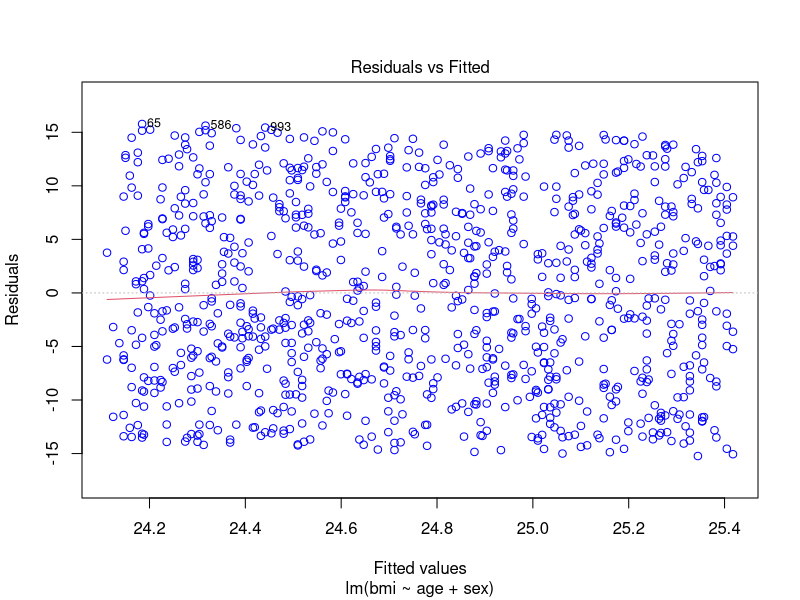
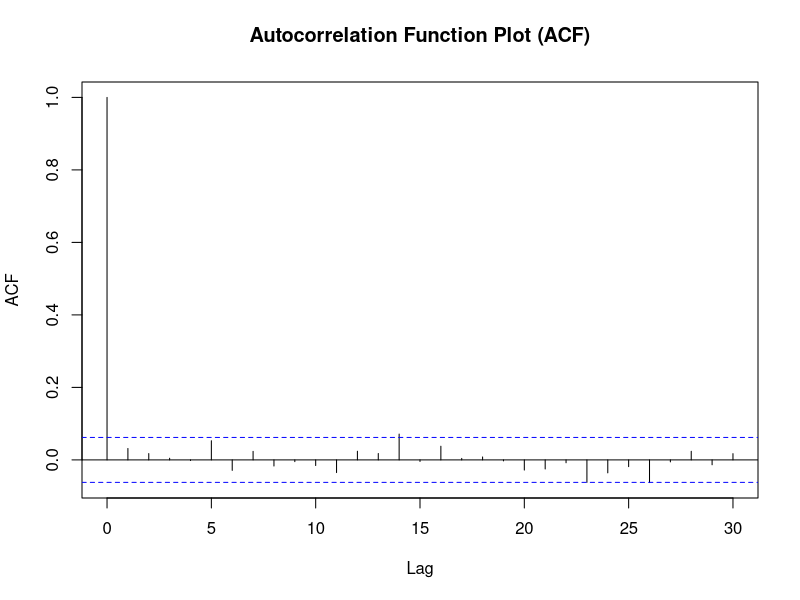
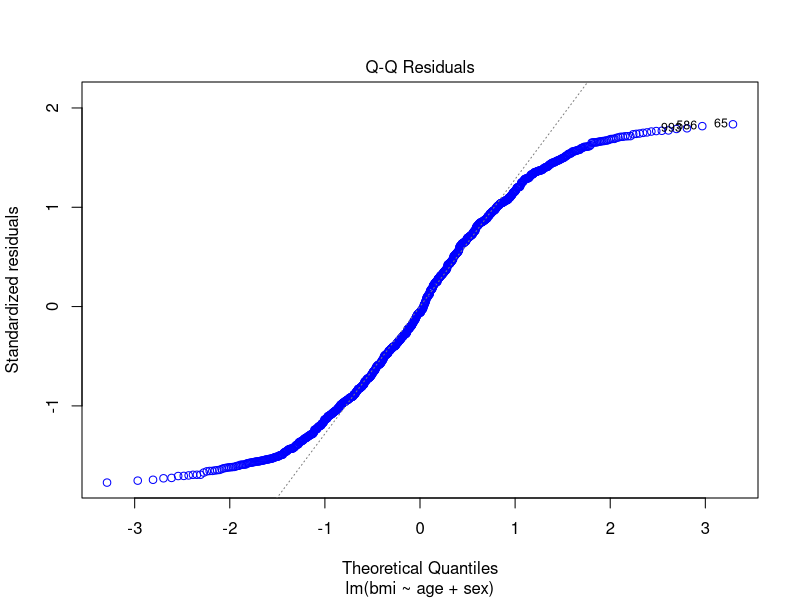
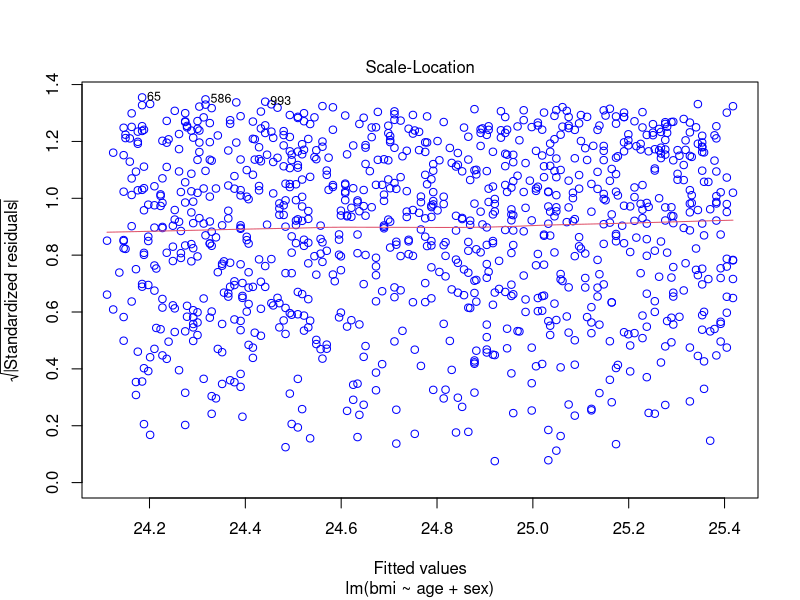

Here is the R script that generated these plots, in order:
## ---- chunk 1
knitr::opts_chunk$set(echo = TRUE, message = FALSE)
## ---- chunk 2
set.seed(10)
## ---- chunk 3
age<-c(sample(x=seq(0,99),size=1000,replace = TRUE))
bmi<-c(runif(1000,min = 10,max = 40))
## ---- chunk 4
sex<-(sample(x=c("male","female"),size = 1000,replace = TRUE))
sex<-factor(sex,levels = c("female","male"))
## ---- chunk 5
df<-data.frame(
  serial_number=seq(1:1000),
  bmi=bmi,
  age=age,
  sex=sex
)
## ---- chunk 6
knitr::kable(head(df))
## ---- chunk 7
library(caret)
ind<-sample(2,nrow(df),replace = T,prob = c(0.8,0.2))
train<-df[ind==1,]
test<-df[ind==2,]
## ---- chunk 8
lin_reg<-lm(bmi~age+sex,data=df)
## ---- chunk 9
summary(lin_reg)
## ---- chunk 10
lin_reg
## ---- chunk 11
plot(lin_reg,which=1,col=c("blue"))
## ---- chunk 12
summary(lin_reg$residuals)
## ---- chunk 13
acf(lin_reg$residuals,main="Autocorrelation Function Plot (ACF)")
## ---- chunk 14
library(car)
durbinWatsonTest(lin_reg)
## ---- chunk 15
plot(lin_reg,which = 2,col=c("blue"))
## ---- chunk 16
shapiro.test(lin_reg$residuals)
## ---- chunk 17
plot(lin_reg, which=3, col=c("blue"))
## ---- chunk 18
library(lmtest)
bptest(lin_reg)
## ---- chunk 19
lin_pred<-predict(lin_reg,newdata = test)
## ---- chunk 20
R2=R2(lin_pred,test$bmi)
RMSE = RMSE(lin_pred,test$bmi)
MAE = MAE(lin_pred,test$bmi)
print(paste("R2: ",R2))
print(paste("RMSE: ",RMSE))
print(paste("MAE: ",MAE))
